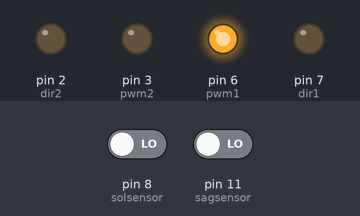
Bench run of a sketch on a simulated Arduino Uno, built with avr-gcc and run on an emulated ATmega328P. On the bench: output pins drawn as LEDs (lit = HIGH). Dashed ring = blinking. The inputs (shaded band) are chosen by the test bench; at power-on: pin 8 (solsensor) LOW, pin 11 (sagsensor) LOW.

Above: at 1.2 s.
1.3 s: pin 8 (solsensor) driven HIGH
At 2.4 s:
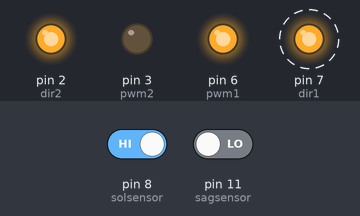
4.3 s: pin 8 (solsensor) driven LOW
At 5.5 s:
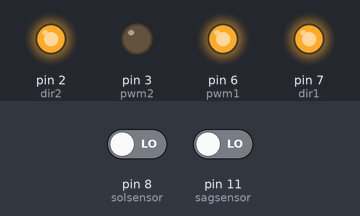
5.8 s: pin 11 (sagsensor) driven HIGH
At 7.4 s:
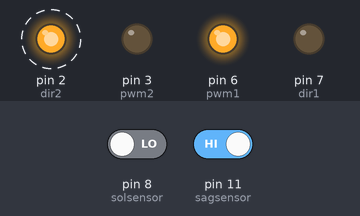
Timing chart, 0 to 14.8 s (numbered marks = the images above; inputs shaded):
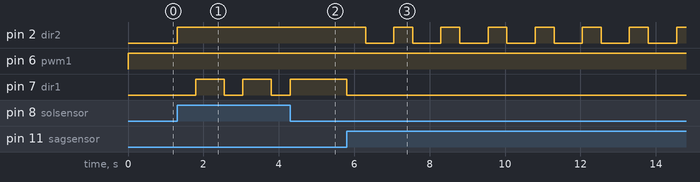

Measured:
- after the input at 1.3 s, pin 2 (dir2): LOW → HIGH at once; pin 7 (dir1): alternates HIGH for 0.75 s and LOW for 0.50 s, starting after 0.50 s
- after the input at 4.3 s, pin 7 (dir1): goes on until 4.3 s, then stays HIGH
- after the input at 5.8 s, pin 2 (dir2): alternates HIGH for 0.50 s and LOW for 0.75 s, starting after 0.50 s; pin 7 (dir1): HIGH → LOW at once

The sketch:

_dev.ino
```cpp
int dir1=7;
int dir2=2;
int pwm1=6;
int pwm2=3;
int solsensor=8;
int sagsensor=11;

void setup()
{
  pinMode(dir1,OUTPUT);
  pinMode(dir2,OUTPUT);
  pinMode(pwm1,OUTPUT);
  pinMode(pwm2,OUTPUT);
  pinMode(solsensor,INPUT);
  pinMode(sagsensor,INPUT);

}

void loop()
{
  digitalWrite(pwm1,HIGH);
  digitalWrite(pwm2,LOW);

  if(digitalRead(sagsensor)==HIGH)
     {
      digitalWrite(dir1,LOW);
      digitalWrite(dir2,HIGH);
      delay(500);
      digitalWrite(dir1,LOW);
      digitalWrite(dir2,LOW);
      delay(750);
     }
  if(digitalRead(solsensor)==HIGH)
     {
      digitalWrite(dir1,LOW);
      digitalWrite(dir2,HIGH);
      delay(500);
      digitalWrite(dir1,HIGH);
      digitalWrite(dir2,HIGH);
      delay(750);
     }
}
```
